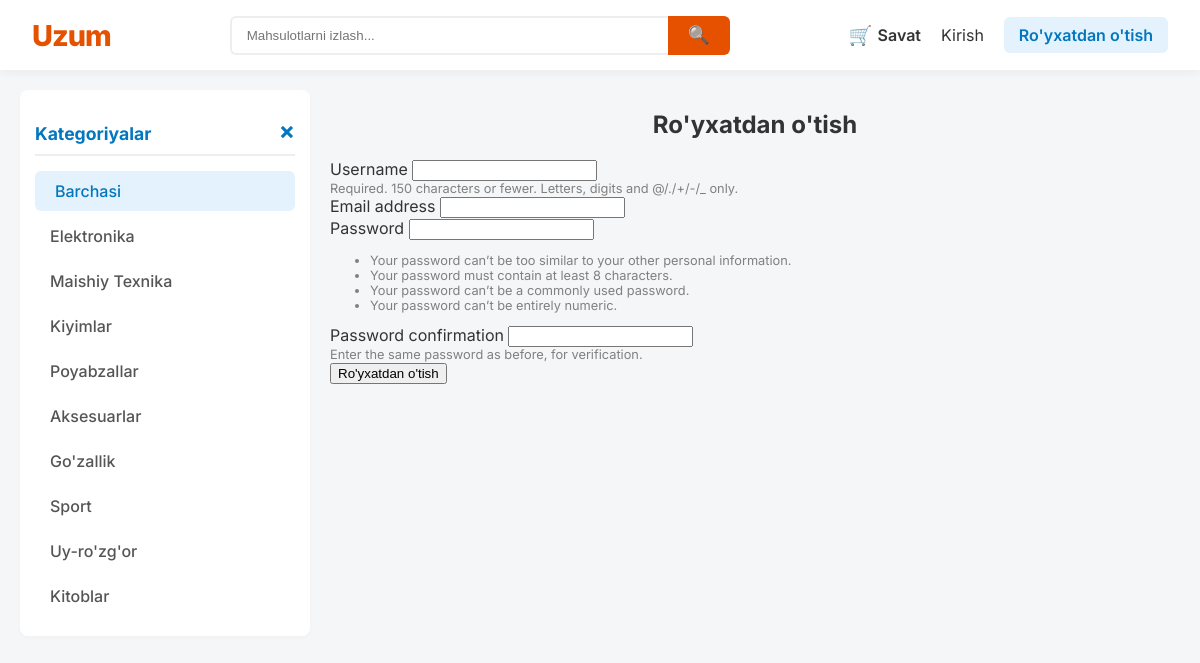
The page /users/register/ on the database its author committed.
### store/models.py (models this page shows, shortened)
class Category(models.Model):
    name = models.CharField(max_length=100)
    slug = models.SlugField(unique=True)
    image = models.ImageField(upload_to='categories/', blank=True, null=True)
    icon = models.CharField(max_length=50, blank=True, help_text="FontAwesome class, e.g., 'fa-mobile'")
    class Meta:
        verbose_name_plural = "Categories"

### users/views.py (the view)
# urls.py: path('register/', views.register, name='register'),
def register(request):
    if request.method == 'POST':
        form = UserRegisterForm(request.POST)
        if form.is_valid():
            user = form.save()
            login(request, user)
            return redirect('home')
    else:
        form = UserRegisterForm()
    return render(request, 'users/register.html', {'form': form})

### users/forms.py
class UserRegisterForm(UserCreationForm):
    class Meta:
        model = User
        fields = ['username', 'email']

### store/cart.py (called while the page is built)
    def __len__(self):
        return sum(item['quantity'] for item in self.cart.values())

### store/context_processors.py (called while the page is built)
def categories(request):
    return {
        'categories': Category.objects.all()
    }

def cart(request):
    return {
        'cart': Cart(request),
        'cart_len': len(Cart(request))
    }

### users/templates/users/register.html (shortened to what this page needs)
{% extends 'base.html' %}
{% load static %}
{% block content %}
<div class="form-container">
    <h2 style="text-align: center;">Ro'yxatdan o'tish</h2>
    <form method="post">
        {% for field in form %}
        <div class="form-group">
            <label>{{ field.label }}</label>
            {{ field }}
            {% if field.help_text %}
            <small style="color: grey; display: block; font-size: 0.8em;">{{ field.help_text }}</small>
            {% endif %}
        </div>
        {% endfor %}
        <button type="submit" class="btn-submit">Ro'yxatdan o'tish</button>
    </form>
</div>
{% endblock %}

### templates/base.html (shortened to what this page needs)
<!DOCTYPE html>
<html lang="uz">
<head>
    {% load static %}
    <link rel="stylesheet" href="{% static 'css/style.css' %}">
</head>
<body>
    <nav class="navbar">
        <a href="{% url 'home' %}" class="brand">Uzum</a>
        <div style="flex: 1; margin: 0 40px; display: flex; justify-content: center;">
            <form action="{% url 'home' %}" method="get" class="search-form">
                <input type="text" name="q" placeholder="Mahsulotlarni izlash..." class="search-input"
                    value="{{ request.GET.q|default:'' }}">
                <button type="submit" class="search-btn">🔍</button>
            </form>
        </div>
        <div class="nav-links" style="display: flex; align-items: center; gap: 20px;">
            <a href="{% url 'cart_detail' %}"
                style="position: relative; text-decoration: none; color: #333; font-weight: 600; display: flex; align-items: center; gap: 5px;">
                <span style="font-size: 1.2rem;">🛒</span> <span class="hide-mobile">Savat</span>
            </a>
            {% if user.is_authenticated %}
            <div style="display: flex; align-items: center; gap: 10px;">
                <a href="{% url 'profile' %}" style="text-decoration: none; font-weight: 500;">👤 {{ user.username
                    }}</a>
            </div>
            {% else %}
            <a href="{% url 'login' %}" style="text-decoration: none; color: #333;">Kirish</a>
            <a href="{% url 'register' %}"
                style="background: #e3f2fd; color: var(--secondary-color); padding: 8px 15px; border-radius: 6px; text-decoration: none; font-weight: 600;">Ro'yxatdan
                o'tish</a>
            {% endif %}
        </div>
    </nav>
    <div class="main-wrapper">
        <aside class="sidebar" id="sidebar">
            <h3 class="sidebar-title">Kategoriyalar <span onclick="toggleSidebar()"
                    style="float: right; cursor: pointer; font-size: 1.5rem; line-height: 1rem;">&times;</span></h3>
            <ul class="category-list">
                <li class="category-item">
                    <a href="{% url 'home' %}"
                        class="category-link {% if not request.GET.category %}active{% endif %}">Barchasi</a>
                </li>
                {% for cat in categories %}
                <li class="category-item">
                    <a href="{% url 'home' %}?category={{ cat.slug }}"
                        class="category-link {% if request.GET.category == cat.slug %}active{% endif %}">
                        {{ cat.name }}
                    </a>
                </li>
                {% endfor %}
            </ul>
        </aside>
        <main class="content-area">
            {% block content %}
            {% endblock %}
        </main>
    </div>
</body>
</html>

### static/css/style.css (style rules this page uses)
:root { --primary-color: #e65100; --primary-light: #ff7518; --secondary-color: #0277bd; --secondary-light: #4fc3f7; --text-color: #333; --bg-color: #f4f6f8; --card-bg: #fff; --sidebar-width: 260px; --border-radius: 8px; }
body { font-family: 'Inter', sans-serif; background-color: var(--bg-color); color: var(--text-color); margin: 0; padding-top: 70px; }
.navbar { background: white; box-shadow: 0 2px 10px rgba(0, 0, 0, 0.05); height: 70px; display: flex; justify-content: space-between; align-items: center; position: fixed; top: 0; left: 0; right: 0; z-index: 1000; padding: 0 2rem; }
.brand { font-size: 1.8rem; font-weight: 800; color: var(--primary-color); text-decoration: none; letter-spacing: -1px; }
.search-form { display: flex; width: 100%; max-width: 500px; }
.search-input { width: 100%; padding: 10px 15px; border: 2px solid #eee; border-right: none; border-radius: 6px 0 0 6px; outline: none; transition: 0.2s; }
.search-btn { background: var(--primary-color); color: white; border: none; padding: 0 20px; border-radius: 0 6px 6px 0; cursor: pointer; font-size: 1.1rem; }
.main-wrapper { display: flex; max-width: 1400px; margin: 20px auto; gap: 20px; padding: 0 20px; position: relative; }
.sidebar { width: var(--sidebar-width); background: white; border-radius: var(--border-radius); padding: 15px; height: fit-content; box-shadow: 0 2px 5px rgba(0, 0, 0, 0.02); flex-shrink: 0; transition: transform 0.3s ease-in-out; }
.sidebar-title { font-size: 1.1rem; font-weight: 700; margin-bottom: 15px; color: var(--secondary-color); border-bottom: 2px solid #eee; padding-bottom: 10px; }
.category-list { list-style: none; padding: 0; margin: 0; }
.category-item { margin-bottom: 5px; }
.category-link { display: block; padding: 10px 15px; text-decoration: none; color: #555; border-radius: 6px; transition: 0.2s; font-weight: 500; }
.category-link:hover, .category-link.active { background: #e3f2fd; color: var(--secondary-color); padding-left: 20px; }
.content-area { flex-grow: 1; width: 100%; }

### rows shown on the page
Category: name "Elektronika"
Category: name "Maishiy Texnika"
Category: name "Kiyimlar"
Category: name "Poyabzallar"
Category: name "Aksesuarlar"
Category: name "Go'zallik"
Category: name "Sport"
Category: name "Uy-ro'zg'or"
Category: name "Kitoblar"

### other values the page prints
{{ field.label }} "Username" "Email address" "Password" "Password confirmation"
{{ field.help_text }} "Required. 150 characters or fewer. Letters, digits and @/./+/-/_ only." "Enter the same password as before, for verification."
